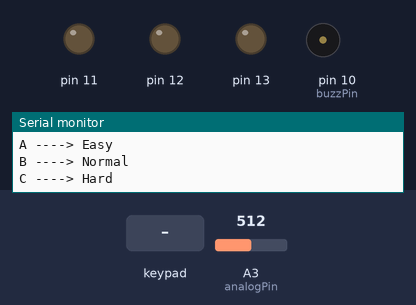
Bench run of a sketch on a simulated Arduino Uno, built with avr-gcc and run on an emulated ATmega328P. Shown: output pins drawn as LEDs (lit = HIGH), buzzer (waves = sounding), the last lines printed to the serial monitor. The test bench sets the inputs (shaded band); at power-on: A3 (analogPin) = 512. Random numbers use the default seed unless the sketch sets one; pins used as bus, display or sensor lines are not drawn.

Above: at 1.2 s.
1.3 s: key 'A' pressed
4.3 s: keypad keys 1 2 3 4 pressed 0.4 s apart
At 8.0 s:
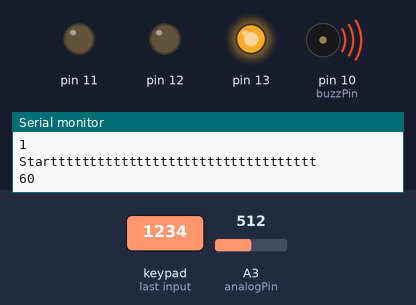
At 9.6 s:
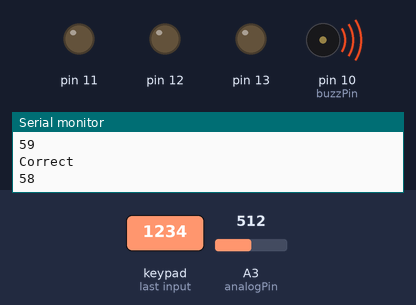
Timing chart, 0 to 11.1 s (numbered marks = the images above; inputs shaded):
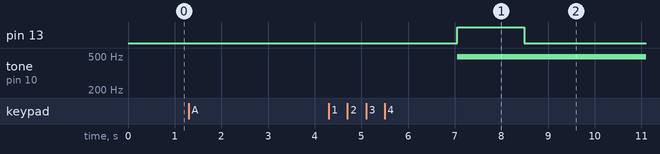

The sketch:

sketch_apr17a.ino
```cpp
#include <Keypad.h>
#include <stdio.h>
#include <stdlib.h>
#include <arduino-timer.h>

int buzzPin = 10;
byte analogPin = A3;

int *ptr;
int size = 1;
int countdown = 60;
int level = 3;

bool start = false;
bool intro = false;
bool running  = false;

const int ROWS = 4;
const int COLS = 4;

char outputs[4] = {'1', '2', '3', '4'};

char Layout[ROWS][COLS] = {
  {'1', '2', '3', 'A'},
  {'4', '5', '6', 'B'},
  {'7', '8', '9', 'C'},
  {'*', '0', '#', 'D'}
};

byte rowPins[ROWS] = {9, 8, 7, 6};
byte colPins[COLS] = {5, 4, 3, 2};
Keypad customKeypad = Keypad(makeKeymap(Layout), rowPins, colPins, ROWS, COLS);

auto timer = timer_create_default();

void setup() {
  Serial.begin(9600);
  for (int i = 11; i<= 13; i++) {
    pinMode(i, OUTPUT);
  }
  randomSeed(analogRead(analogPin));
  ptr = (int*)calloc(size, sizeof(int));
  random(7);
  ptr[0] = random(7) + 1;
  pinMode(buzzPin, OUTPUT);
  digitalWrite(buzzPin, HIGH);
  timer.every(1000, beep);
  Serial.println();
}


void loop() {

  while(!start){
    Serial.println("=====================================");
    Serial.println("This is a bomb defusing game");
    Serial.println("Please select the difficulties:");
    Serial.println("A ----> Easy");
    Serial.println("B ----> Normal");
    Serial.println("C ----> Hard");
    while(true){
      char customkey = customKeypad.getKey();
      if(customkey){
        if(customkey == 'A'){
          Serial.println("A pass");
          countdown = 60;
          level = 3;
          start = true;
          break;
        }
        else if (customkey == 'B'){
          Serial.println("B pass");
          countdown = 45;
          level = 4;
          start = true;
          break;
        }
        else if (customkey == 'C'){
          Serial.println("C pass");
          countdown = 35;
          level = 5;
          start = true;
          break;
        }
        else{
          Serial.println("Please select again");
        }
      }
    }
  }


  if(!intro){
    Serial.println("=====================================");
    Serial.println("About to start in");
    delay(1000);
    Serial.println("3");
    delay(1000);
    Serial.println("2");
    delay(1000);
    Serial.println("1");
    delay(1000);
    Serial.println("Startttttttttttttttttttttttttttttttttt");
    longBeep();
    intro = true;
    running = true;
  }


  int counter = 0;
  int round = 0;
  int wired = false;
  int mappedValue;

  while(running){

    if(counter >= size){
      if(!wired){
        wiredBeep();
        wired = true;
        mappedValue = map(ptr[counter-1], 1, 7, 50, 1023);
        if(abs(analogRead(analogPin) - mappedValue) <= 100) {
          if(mappedValue >= 500) {
            mappedValue = 50;
          }
          else {
            mappedValue = 1000;
          }
        }
        // Serial.println(map(ptr[counter-1], 1, 7, 50, 1023));
      }

      int input = analogRead(analogPin);
      if(abs(input - mappedValue) <= 5) {
        updateNumber();
        round++;
        if(round == level){
          gameWin();
          break;
        }
        counter = 0;
        wired = false;
        Serial.println("Cut the wire");
        wiredBeep();
        delay(250);
      }
    }
    else {
      char test;
      switch(ptr[counter]){
        case 1:
          digitalWrite(11, HIGH);
          test = '1';
          break;
        case 2:
          digitalWrite(12, HIGH);
          test = '2';
          break;
        case 3:
          digitalWrite(11, HIGH);
          digitalWrite(12, HIGH);
          test = '3';
          break;
        case 4:
          digitalWrite(13, HIGH);
          test = '4';
          break;
        case 5:
          digitalWrite(11, HIGH);
          digitalWrite(13, HIGH);
          test = '5';
          break;
        case 6:
          digitalWrite(12, HIGH);
          digitalWrite(13, HIGH);
          test = '6';
          break;
        case 7:
          digitalWrite(11, HIGH);
          digitalWrite(12, HIGH);
          digitalWrite(13, HIGH);
          test = '7';
          break;
      }

      char customKey = customKeypad.getKey();


      if(customKey && customKey == test){
        Serial.println("Correct");
        for (int i = 11; i<= 13; i++) {
          digitalWrite(i, LOW);
        }
        counter++;
        delay(250);
      }
      else if (customKey){
        errorBeep();
      }
    }
    timer.tick();
  }
}

void beep(){
  if(countdown <= 10){

    analogWrite(buzzPin, 50);
    timer.in(250, [](){
    analogWrite(buzzPin, 255);
    });

  }
  else  {
    analogWrite(buzzPin, 150);
    timer.in(250, [](){
      analogWrite(buzzPin, 255);
    });
  }

  Serial.println(countdown);
  countdown--;
  if(countdown == 0){
    timer.in(1000, gameOver);
  }
}

void longBeep(){
  digitalWrite(buzzPin, LOW);
  delay(750);
  digitalWrite(buzzPin, HIGH);
  delay(1000);
}

void wiredBeep(){
  analogWrite(buzzPin, 50);
  timer.in(1000, [](){
    analogWrite(buzzPin, 100);
  });
  timer.in(1000, [](){
    analogWrite(buzzPin, 255);
  });
}

void errorBeep() {
  for (int i = 0; i < 3; i++) {
    analogWrite(buzzPin, 255);
    delay(50);
    analogWrite(buzzPin, 0);
    delay(100);
  }
}

void victorySound() {
  for (int freq = 1000; freq <= 5000; freq += 100) {
    tone(buzzPin, freq); // Frequency sweep
    delay(30);
  }
  noTone(buzzPin);
}

void updateNumber() {
  size++;
  int *temp = ptr;
  ptr = realloc(ptr, size * sizeof(int));
  if (!ptr) {
      Serial.println("Memory Re-allocation failed.");
      ptr = temp;
  }
  ptr[size-1] = random(7) + 1;
}

void gameWin() {
  Serial.println("Congratulations");
  Serial.println("You have defused the bomb");
  victorySound();
  resetGame();
}

void gameOver() {
  Serial.println("!!!BOOM!!!");
  longBeep();
  resetGame();
}

void resetGame() {
  size = 1;
  ptr[0] = random(7) + 1;
  countdown = 60;
  level = 3;
  start = false;
  intro = false;
  running = false;
  digitalWrite(buzzPin, HIGH);
    // Turn off all LEDs, not working
  for (int i = 11; i <= 13; i++) {
    digitalWrite(i, LOW);
  }

}
```
